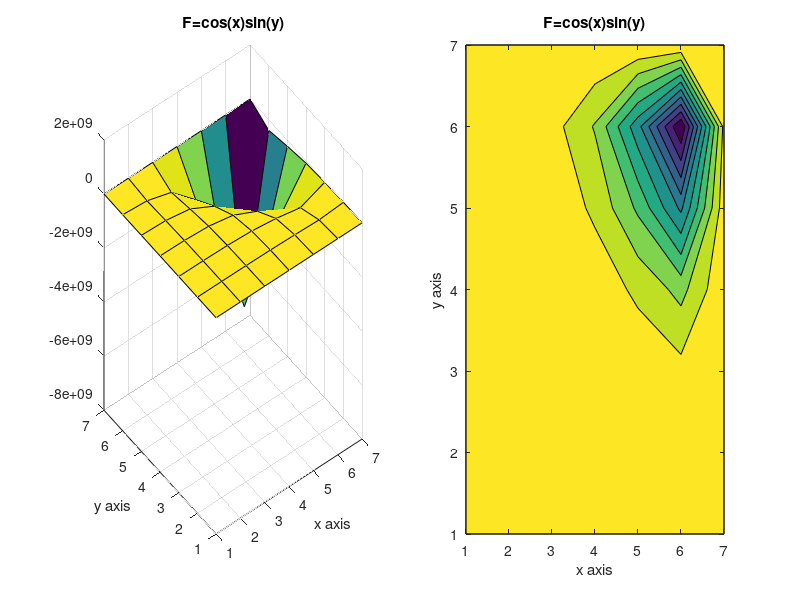

The MATLAB script that drew this image:
%Matlab Code to solve Poisson's equation with Gauss Seidel Method with the following conditions in the problem statement. 
% Zainab Zikar 1378939 Gauss Siedel 
clear all; clc; 

%% Given Conditions 
ax = 0;
ay = 0;
bx = 2*pi;
by = 2*pi; 
MI=input('Value of X Intenal Nodes='); % Number of points on the internal nodes for N and M%
NI=input('Value of Y Internal Nodes='); 
lamda=input('Value for lamda=');
tic;% starting the timer
M=NI+2; %Number of points including exterior boundary points for Ne and Me%
N=MI+2; 
% this generates the x and y values that will be used to calculate 
xvalues = linspace(0,2*pi,M);
yvalues = linspace(0,2*pi,N);

%F = Functionzz(xvalues,yvalues);
% F=zeros(M,N);uncomment it for F=0

for i=1:M;
    for j=1:N;
        U(i,j)=cos(xvalues(i)*yvalues(j));
        F(i,j)=-cos(xvalues(i)*yvalues(j))*(xvalues(i)^2+yvalues(j)^2);
    end
end
  
% Bounds for the Equation 

Er=10^-10 ; %Value of error for system convergence
W=zeros(M,N);
%% Defining Boundary Conditions for "top" and "bottom"

% Bottom boundary condition

U(1,:) = ((xvalues - ax).^2 ) .* sin( pi *(xvalues - ax) / (2*(bx-ax)) ) ;
W(1,:)=U(1,:);

% Top boundary condition
U(N,:) = cos(pi*(xvalues-ax)).*cosh(bx-xvalues);
W(N,:)=U(N,:);
Error = zeros(N,M-2);

% place these known values in the solution grid 

%% Left and Right Boundary points 
%   Using the given neumann condition yields special cases of the Gauss-siedel iteration that can be used along entire "side" boundaries. 
%   F and U is computed in solution grid 
% Multipliers that are used in the iterations. 
L=2*pi;
DX = L/(MI+1); 
DX = 1/DX.^2;
DY = L/(NI+1); 
DY = 1/DY.^2;
DEN= -2*(DX+DY); 

EI=10; %Initial guess for error
ER=10^-10;  %Value of error for system convergence
Iterations=0; %Initial value of iteration to start the counter
%Performing Gauss Seidel Approximations 
save('Variables.mat') %Saves variables to file for checkpointing
% check for diagonal dominance of elements 

%%
load('Variables.mat')
abs(DEN) >= abs(2*DX+2*DY)
while EI>ER;
 if Iterations > 10000 
     save('Variables.mat')
 end
%Left Nuemann conditions
for i = 2:M-1; 
     
    W(i,1) = U(i,1);
    U(i,1) = (F(i,1) - (2*DX)*U(i,2) - DY*U(i-1,1) - DY*U(i+1,1) )/DEN;
    Error(i,1) = abs((U(i,1) - W(i,1)) / U(1,1));

    
    % Right Nuemann Boundary 
     W(i,N) = U(i,N);
    U(i,N) = (  F(i,end) - (2*DX)*U(i,end-1) - DY*U(i-1,end) - DY*U(i+1,end) )/DEN;
    Error(i,N) = abs((U(i,N) - W(i,N)) / U(i,N));
end 

%% Gauss-Siedel iterating the general U equation%

for j = 2:N-1;
    for i = 2:M-1;
        W(i,j) = U(i,j);
        U(i,j) =(  F(i,j) - DX*U(i,j-1) - DX*U(i,j+1)- DY*U(i-1,j) - DY*U(i+1,j) )/DEN;
        U(i,j)=lamda*U(i,j)+(1-lamda)*W(i,j);
        Error(i,j)= abs((U(i,j) - W(i,j)) / U(i,j));
    end
end
EI=abs(max(max(((W-U)./W)))); 
Iterations=Iterations+1;
end 
TotalIterations=Iterations
Elapsed_Time=toc
grid_ind=mean(mean(U.^2))% to check for grid convergence
figure 
subplot(1,2,1),surf(U),xlabel('x axis'),ylabel('y axis'),title('F=cos(x)sin(y)');

subplot(1,2,2),contourf(U),xlabel('x axis'),ylabel('y axis'),title('F=cos(x)sin(y)');
